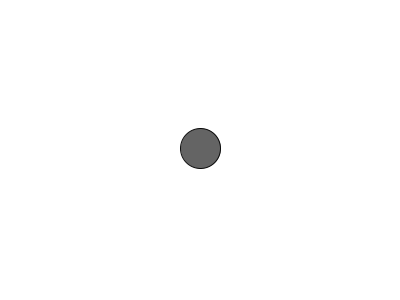
Frame 1 (no input)
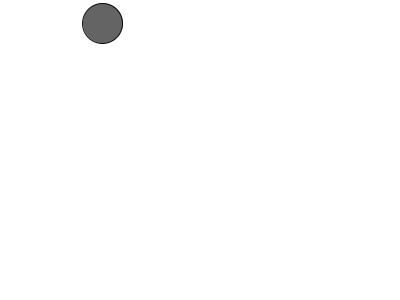
Frame 60 (the mouse pressed at the canvas centre just before this capture)
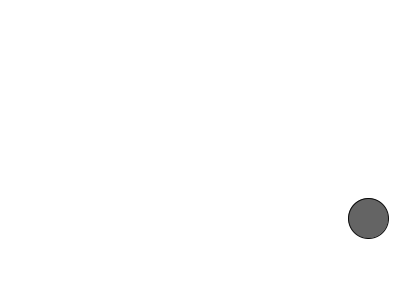
Frame 120 (the mouse held since frame 60 and released just before this capture)

The Processing sketch that drew these frames (run headless with seeded random() and noise(); from frame 60 on, the mouse is pressed at the canvas centre):

// Processing sketch: sketch_24_Acceleration
// ── sketch_24_Acceleration.pde
Mover m;

void setup() {
  size(400, 300);
  m = new Mover();
}

void draw() {
  background(255);
  m.update();
  m.edges();
  m.display();
}

// ── Mover.pde
class Mover {
  PVector location;
  PVector verlocity;
  PVector acceleration;

  Mover() {
    location = new PVector(width/2, height/2);
    verlocity = new PVector(0, -1);
    acceleration = new PVector(0.01, 0);
  }

  void update() {
    acceleration = PVector.random2D();
    verlocity.add(acceleration);
    location.add(verlocity);
    println(location.x, location.y);
    verlocity.limit(5);
  }

  void edges() {
    if (location.x > width) location.x = 0;
    if (location.x < 0) location.x = width;
    if (location.y > height) location.y = 0;
    if (location.y < 0) location.y = height;
  }

  void display() {
    fill(100);
    stroke(10);
    ellipse(location.x, location.y, 40, 40);
  }
}
